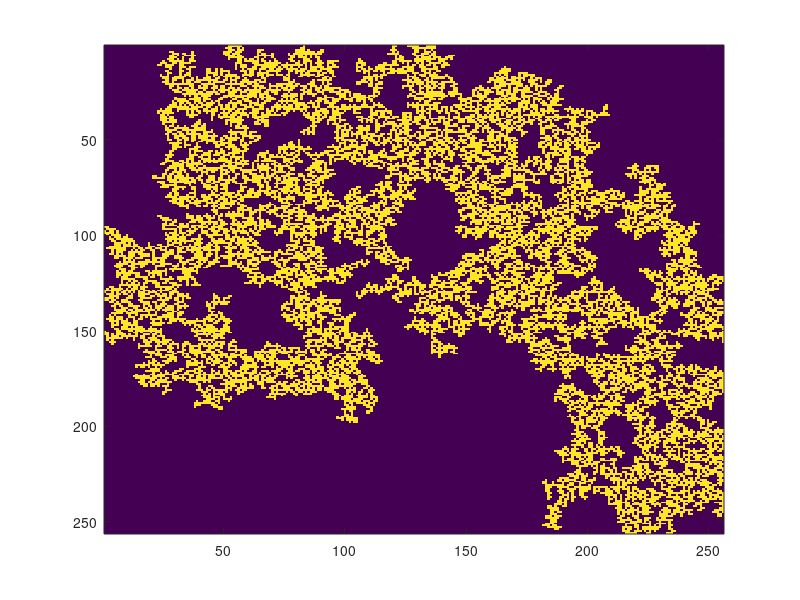

The MATLAB source for this figure: (Note: this script raises an error after producing the figure.)
% exwalk.m

lx = 64*4;
ly = 64*4;
p = 0.585;
ncount = 0;
perc = [];

while (size(perc,1)==0)
   ncount = ncount + 1;
   if ncount >1000
       return
   end
   z = rand(lx,ly)<p;
   [lw,num] = bwlabel(z,4);
   perc_x = intersect(lw(1,:),lw(lx,:));
   perc_y = intersect(lw(:,1),lw(:,ly));
   perc = perc_x(perc_x ~= 0);
end
% s = regionprops(lw,'Area');
% clustersize = cat(1,s.Area);
% maxarea = max(clustersize);
% i = find(clustersize == maxarea);
zz = lw==perc(1);

%zz now contains the spanning cluster
imagesc(zz); %visualize spanning cluster

%Run walk on this cluster

[l,r] = walk(zz);
zzz = l.*r; % Find points where both l and r anre nonzero
zadd = zz + zzz;
subplot(2,2,1), imagesc(zz);
subplot(2,2,2), imagesc(zadd);
subplot(2,2,3), imagesc(zzz);
subplot(2,2,4), imagesc(1+r>0);
figure(4)
imagesc(l)
title('left')
figure(5)
imagesc(r)
title('right')